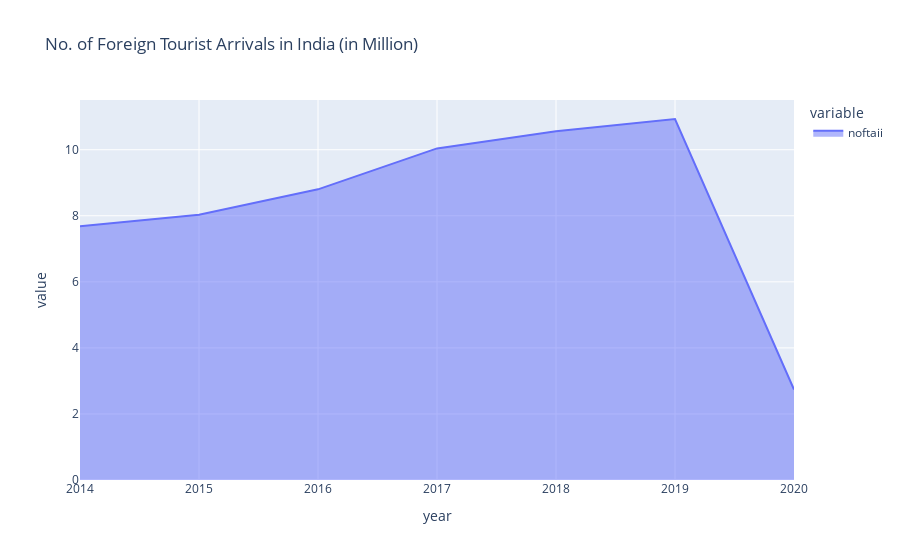

The code cell stored with this chart in its notebook:
### Code cell
px.area(df,df.index,['noftaii'],title='No. of Foreign Tourist Arrivals in India (in Million)')

### Figure 1 — Plotly figure (JSON) as saved in the notebook; plotly's stock layout.template omitted (floating-point values rounded to 4 significant figures)
{"data": [{"fillpattern": {"shape": ""}, "hovertemplate": "variable=noftaii<br>year=%{x}<br>value=%{y}<extra></extra>", "legendgroup": "noftaii", "line": {"color": "#636efa"}, "marker": {"symbol": "circle"}, "mode": "lines", "name": "noftaii", "orientation": "v", "showlegend": true, "stackgroup": "1", "type": "scatter", "x": [2014, 2015, 2016, 2017, 2018, 2019, 2020], "xaxis": "x", "y": [7.68, 8.03, 8.8, 10.04, 10.56, 10.93, 2.74], "yaxis": "y"}], "layout": {"legend": {"title": {"text": "variable"}, "tracegroupgap": 0}, "title": {"text": "No. of Foreign Tourist Arrivals in India (in Million)"}, "xaxis": {"anchor": "y", "domain": [0, 1], "title": {"text": "year"}}, "yaxis": {"anchor": "x", "domain": [0, 1], "title": {"text": "value"}}}}
